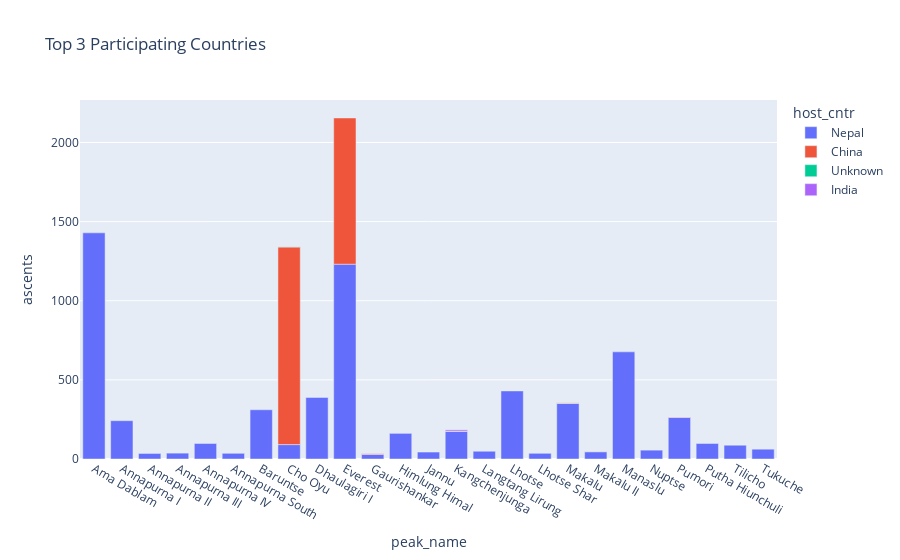

Here is the notebook cell this chart was saved with:
### Markdown cell above
### Popular Host Country

### Code cell
pop_host_cnt = data\
                .query("peak_name in @top_25_mountains")\
                .groupby(['peak_name', 'host_cntr'], as_index=False)\
                .agg({'peak_id': 'count'}).rename(columns={'peak_id': 'ascents'})

fig = px.bar(pop_host_cnt,
             x='peak_name',
             y='ascents',
             color='host_cntr',
             title='Top 3 Participating Countries',
             color_continuous_scale=px.colors.sequential.Bluyl) 
fig.show()

### Figure 1 — Plotly figure (JSON) as saved in the notebook; plotly's stock layout.template omitted (floating-point values rounded to 4 significant figures)
{"data": [{"alignmentgroup": "True", "hovertemplate": "host_cntr=Nepal<br>peak_name=%{x}<br>ascents=%{y}<extra></extra>", "legendgroup": "Nepal", "marker": {"color": "#636efa"}, "name": "Nepal", "offsetgroup": "Nepal", "orientation": "v", "showlegend": true, "textposition": "auto", "type": "bar", "x": ["Ama Dablam", "Annapurna I", "Annapurna II", "Annapurna III", "Annapurna IV", "Annapurna South", "Baruntse", "Cho Oyu", "Dhaulagiri I", "Everest", "Gaurishankar", "Himlung Himal", "Jannu", "Kangchenjunga", "Langtang Lirung", "Lhotse", "Lhotse Shar", "Makalu", "Makalu II", "Manaslu", "Nuptse", "Pumori", "Putha Hiunchuli", "Tilicho", "Tukuche"], "xaxis": "x", "y": [1429, 242, 35, 37, 98, 36, 311, 91, 389, 1231, 29, 162, 44, 175, 49, 430, 36, 351, 46, 677, 56, 263, 98, 87, 62], "yaxis": "y"}, {"alignmentgroup": "True", "hovertemplate": "host_cntr=China<br>peak_name=%{x}<br>ascents=%{y}<extra></extra>", "legendgroup": "China", "marker": {"color": "#EF553B"}, "name": "China", "offsetgroup": "China", "orientation": "v", "showlegend": true, "textposition": "auto", "type": "bar", "x": ["Cho Oyu", "Everest", "Gaurishankar", "Kangchenjunga", "Makalu", "Makalu II", "Pumori"], "xaxis": "x", "y": [1249, 924, 4, 1, 4, 1, 2], "yaxis": "y"}, {"alignmentgroup": "True", "hovertemplate": "host_cntr=Unknown<br>peak_name=%{x}<br>ascents=%{y}<extra></extra>", "legendgroup": "Unknown", "marker": {"color": "#00cc96"}, "name": "Unknown", "offsetgroup": "Unknown", "orientation": "v", "showlegend": true, "textposition": "auto", "type": "bar", "x": ["Cho Oyu", "Makalu"], "xaxis": "x", "y": [1, 1], "yaxis": "y"}, {"alignmentgroup": "True", "hovertemplate": "host_cntr=India<br>peak_name=%{x}<br>ascents=%{y}<extra></extra>", "legendgroup": "India", "marker": {"color": "#ab63fa"}, "name": "India", "offsetgroup": "India", "orientation": "v", "showlegend": true, "textposition": "auto", "type": "bar", "x": ["Kangchenjunga"], "xaxis": "x", "y": [8], "yaxis": "y"}], "layout": {"barmode": "relative", "legend": {"title": {"text": "host_cntr"}, "tracegroupgap": 0}, "title": {"text": "Top 3 Participating Countries"}, "xaxis": {"anchor": "y", "domain": [0, 1], "title": {"text": "peak_name"}}, "yaxis": {"anchor": "x", "domain": [0, 1], "title": {"text": "ascents"}}}}
